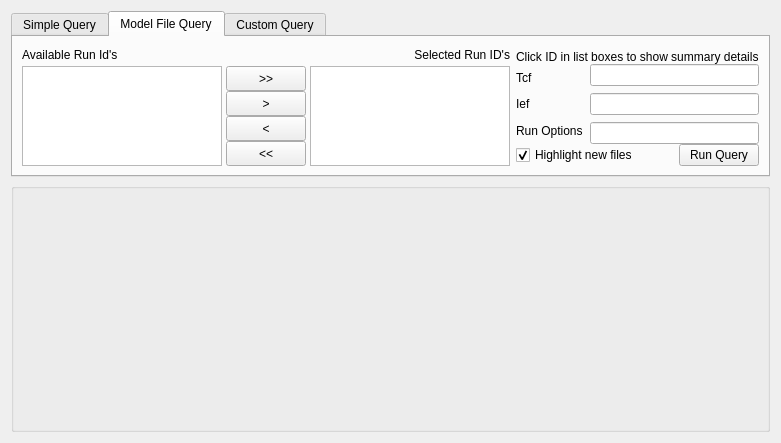
<?xml version="1.0" encoding="UTF-8"?>
<ui version="4.0">
 <class>QueryWidget</class>
 <widget class="QWidget" name="QueryWidget">
  <property name="geometry">
   <rect>
    <x>0</x>
    <y>0</y>
    <width>781</width>
    <height>443</height>
   </rect>
  </property>
  <property name="windowTitle">
   <string>Form</string>
  </property>
  <layout class="QVBoxLayout" name="verticalLayout">
   <item>
    <widget class="QTabWidget" name="queryTabWidget">
     <property name="sizePolicy">
      <sizepolicy hsizetype="Preferred" vsizetype="Preferred">
       <horstretch>0</horstretch>
       <verstretch>0</verstretch>
      </sizepolicy>
     </property>
     <property name="currentIndex">
      <number>1</number>
     </property>
     <widget class="QWidget" name="simpleQueryTab">
      <property name="sizePolicy">
       <sizepolicy hsizetype="Preferred" vsizetype="Preferred">
        <horstretch>0</horstretch>
        <verstretch>1</verstretch>
       </sizepolicy>
      </property>
      <attribute name="title">
       <string>Simple Query</string>
      </attribute>
      <layout class="QGridLayout" name="gridLayout">
       <item row="0" column="0">
        <layout class="QVBoxLayout" name="verticalLayout_4">
         <property name="spacing">
          <number>4</number>
         </property>
         <item>
          <layout class="QHBoxLayout" name="horizontalLayout_13">
           <property name="spacing">
            <number>1</number>
           </property>
           <item>
            <widget class="QLabel" name="label_2">
             <property name="minimumSize">
              <size>
               <width>170</width>
               <height>0</height>
              </size>
             </property>
             <property name="text">
              <string>Table</string>
             </property>
            </widget>
           </item>
           <item>
            <widget class="QComboBox" name="queryTableCbox">
             <property name="sizePolicy">
              <sizepolicy hsizetype="Expanding" vsizetype="Preferred">
               <horstretch>0</horstretch>
               <verstretch>0</verstretch>
              </sizepolicy>
             </property>
            </widget>
           </item>
          </layout>
         </item>
         <item>
          <layout class="QHBoxLayout" name="horizontalLayout_16">
           <item>
            <widget class="QLabel" name="label_4">
             <property name="minimumSize">
              <size>
               <width>165</width>
               <height>0</height>
              </size>
             </property>
             <property name="text">
              <string>Where modelfile/run options is</string>
             </property>
            </widget>
           </item>
           <item>
            <widget class="QLineEdit" name="queryModelTextbox">
             <property name="sizePolicy">
              <sizepolicy hsizetype="Expanding" vsizetype="Preferred">
               <horstretch>0</horstretch>
               <verstretch>0</verstretch>
              </sizepolicy>
             </property>
            </widget>
           </item>
          </layout>
         </item>
         <item>
          <layout class="QHBoxLayout" name="horizontalLayout_17">
           <item>
            <widget class="QLabel" name="label_6">
             <property name="minimumSize">
              <size>
               <width>165</width>
               <height>0</height>
              </size>
             </property>
             <property name="text">
              <string>Where subfile is</string>
             </property>
            </widget>
           </item>
           <item>
            <widget class="QLineEdit" name="queryFileTextbox">
             <property name="enabled">
              <bool>true</bool>
             </property>
             <property name="sizePolicy">
              <sizepolicy hsizetype="Expanding" vsizetype="Preferred">
               <horstretch>0</horstretch>
               <verstretch>0</verstretch>
              </sizepolicy>
             </property>
            </widget>
           </item>
          </layout>
         </item>
         <item>
          <layout class="QHBoxLayout" name="horizontalLayout_18">
           <item>
            <widget class="QPushButton" name="runSimpleQueryBut">
             <property name="sizePolicy">
              <sizepolicy hsizetype="Preferred" vsizetype="Preferred">
               <horstretch>0</horstretch>
               <verstretch>0</verstretch>
              </sizepolicy>
             </property>
             <property name="text">
              <string>Run Query</string>
             </property>
            </widget>
           </item>
           <item>
            <spacer name="horizontalSpacer">
             <property name="orientation">
              <enum>Qt::Horizontal</enum>
             </property>
             <property name="sizeHint" stdset="0">
              <size>
               <width>40</width>
               <height>20</height>
              </size>
             </property>
            </spacer>
           </item>
           <item>
            <widget class="QLabel" name="label_3">
             <property name="text">
              <string>Include % for wildcard (e.g. to match all 'xxv2.xx' use %v2%)</string>
             </property>
            </widget>
           </item>
          </layout>
         </item>
        </layout>
       </item>
       <item row="0" column="1">
        <layout class="QVBoxLayout" name="verticalLayout_5">
         <property name="spacing">
          <number>0</number>
         </property>
         <item>
          <widget class="QCheckBox" name="queryFilterRunCbox">
           <property name="sizePolicy">
            <sizepolicy hsizetype="Minimum" vsizetype="Preferred">
             <horstretch>0</horstretch>
             <verstretch>0</verstretch>
            </sizepolicy>
           </property>
           <property name="text">
            <string>Filter by Run ID</string>
           </property>
          </widget>
         </item>
         <item>
          <layout class="QHBoxLayout" name="horizontalLayout_2">
           <item>
            <widget class="QLabel" name="label_5">
             <property name="text">
              <string>Run ID</string>
             </property>
            </widget>
           </item>
           <item>
            <widget class="QSpinBox" name="queryRunIdSbox">
             <property name="enabled">
              <bool>false</bool>
             </property>
             <property name="sizePolicy">
              <sizepolicy hsizetype="Minimum" vsizetype="Preferred">
               <horstretch>0</horstretch>
               <verstretch>0</verstretch>
              </sizepolicy>
             </property>
             <property name="minimum">
              <number>1</number>
             </property>
             <property name="maximum">
              <number>9999999</number>
             </property>
            </widget>
           </item>
          </layout>
         </item>
         <item>
          <widget class="QCheckBox" name="queryFileCheck">
           <property name="sizePolicy">
            <sizepolicy hsizetype="Minimum" vsizetype="Preferred">
             <horstretch>0</horstretch>
             <verstretch>0</verstretch>
            </sizepolicy>
           </property>
           <property name="text">
            <string>Include subfiles</string>
           </property>
           <property name="checked">
            <bool>true</bool>
           </property>
          </widget>
         </item>
         <item>
          <widget class="QCheckBox" name="queryNewSubOnlyCheck">
           <property name="sizePolicy">
            <sizepolicy hsizetype="Minimum" vsizetype="Preferred">
             <horstretch>0</horstretch>
             <verstretch>0</verstretch>
            </sizepolicy>
           </property>
           <property name="text">
            <string>New subfiles only</string>
           </property>
          </widget>
         </item>
         <item>
          <widget class="QCheckBox" name="queryNewModelOnlyCheck">
           <property name="enabled">
            <bool>false</bool>
           </property>
           <property name="sizePolicy">
            <sizepolicy hsizetype="Preferred" vsizetype="Preferred">
             <horstretch>0</horstretch>
             <verstretch>0</verstretch>
            </sizepolicy>
           </property>
           <property name="text">
            <string>New modelfiles only</string>
           </property>
          </widget>
         </item>
        </layout>
       </item>
      </layout>
     </widget>
     <widget class="QWidget" name="FileSummaryTab">
      <attribute name="title">
       <string>Model File Query</string>
      </attribute>
      <layout class="QHBoxLayout" name="horizontalLayout_8">
       <item>
        <layout class="QVBoxLayout" name="verticalLayout_9" stretch="3,0">
         <property name="spacing">
          <number>4</number>
         </property>
         <property name="sizeConstraint">
          <enum>QLayout::SetNoConstraint</enum>
         </property>
         <item>
          <layout class="QHBoxLayout" name="horizontalLayout_15">
           <item>
            <widget class="QLabel" name="label_8">
             <property name="sizePolicy">
              <sizepolicy hsizetype="Preferred" vsizetype="Preferred">
               <horstretch>0</horstretch>
               <verstretch>0</verstretch>
              </sizepolicy>
             </property>
             <property name="text">
              <string>Available Run Id's</string>
             </property>
             <property name="alignment">
              <set>Qt::AlignBottom|Qt::AlignLeading|Qt::AlignLeft</set>
             </property>
            </widget>
           </item>
           <item>
            <widget class="QLabel" name="label_9">
             <property name="sizePolicy">
              <sizepolicy hsizetype="Preferred" vsizetype="Preferred">
               <horstretch>0</horstretch>
               <verstretch>0</verstretch>
              </sizepolicy>
             </property>
             <property name="text">
              <string>Selected Run ID's</string>
             </property>
             <property name="alignment">
              <set>Qt::AlignBottom|Qt::AlignRight|Qt::AlignTrailing</set>
             </property>
            </widget>
           </item>
          </layout>
         </item>
         <item>
          <layout class="QHBoxLayout" name="horizontalLayout_14">
           <item>
            <widget class="QListWidget" name="fileQueryAvailableList">
             <property name="sizePolicy">
              <sizepolicy hsizetype="Preferred" vsizetype="Ignored">
               <horstretch>0</horstretch>
               <verstretch>0</verstretch>
              </sizepolicy>
             </property>
             <property name="minimumSize">
              <size>
               <width>0</width>
               <height>100</height>
              </size>
             </property>
             <property name="selectionMode">
              <enum>QAbstractItemView::ExtendedSelection</enum>
             </property>
            </widget>
           </item>
           <item>
            <layout class="QVBoxLayout" name="verticalLayout_7">
             <property name="spacing">
              <number>0</number>
             </property>
             <property name="sizeConstraint">
              <enum>QLayout::SetNoConstraint</enum>
             </property>
             <item>
              <widget class="QPushButton" name="fileQueryAddAllBut">
               <property name="sizePolicy">
                <sizepolicy hsizetype="Preferred" vsizetype="Preferred">
                 <horstretch>0</horstretch>
                 <verstretch>0</verstretch>
                </sizepolicy>
               </property>
               <property name="toolTip">
                <string>Add all</string>
               </property>
               <property name="text">
                <string>&gt;&gt;</string>
               </property>
              </widget>
             </item>
             <item>
              <widget class="QPushButton" name="fileQueryAddSelectedBut">
               <property name="sizePolicy">
                <sizepolicy hsizetype="Preferred" vsizetype="Preferred">
                 <horstretch>0</horstretch>
                 <verstretch>0</verstretch>
                </sizepolicy>
               </property>
               <property name="toolTip">
                <string>Add selected</string>
               </property>
               <property name="text">
                <string>&gt;</string>
               </property>
              </widget>
             </item>
             <item>
              <widget class="QPushButton" name="fileQueryRemoveSelectedBut">
               <property name="sizePolicy">
                <sizepolicy hsizetype="Preferred" vsizetype="Preferred">
                 <horstretch>0</horstretch>
                 <verstretch>0</verstretch>
                </sizepolicy>
               </property>
               <property name="toolTip">
                <string>Remove selected</string>
               </property>
               <property name="text">
                <string>&lt;</string>
               </property>
              </widget>
             </item>
             <item>
              <widget class="QPushButton" name="fileQueryRemoveAllBut">
               <property name="sizePolicy">
                <sizepolicy hsizetype="Preferred" vsizetype="Preferred">
                 <horstretch>0</horstretch>
                 <verstretch>0</verstretch>
                </sizepolicy>
               </property>
               <property name="toolTip">
                <string>Remove all</string>
               </property>
               <property name="text">
                <string>&lt;&lt;</string>
               </property>
              </widget>
             </item>
            </layout>
           </item>
           <item>
            <widget class="QListWidget" name="fileQuerySelectedList">
             <property name="sizePolicy">
              <sizepolicy hsizetype="Preferred" vsizetype="Ignored">
               <horstretch>0</horstretch>
               <verstretch>0</verstretch>
              </sizepolicy>
             </property>
             <property name="minimumSize">
              <size>
               <width>0</width>
               <height>100</height>
              </size>
             </property>
             <property name="selectionMode">
              <enum>QAbstractItemView::ExtendedSelection</enum>
             </property>
            </widget>
           </item>
          </layout>
         </item>
        </layout>
       </item>
       <item>
        <layout class="QVBoxLayout" name="verticalLayout_11" stretch="7,0,0">
         <property name="spacing">
          <number>0</number>
         </property>
         <item>
          <widget class="QLabel" name="label_13">
           <property name="sizePolicy">
            <sizepolicy hsizetype="Expanding" vsizetype="Preferred">
             <horstretch>0</horstretch>
             <verstretch>0</verstretch>
            </sizepolicy>
           </property>
           <property name="text">
            <string>Click ID in list boxes to show summary details</string>
           </property>
           <property name="alignment">
            <set>Qt::AlignBottom|Qt::AlignLeading|Qt::AlignLeft</set>
           </property>
          </widget>
         </item>
         <item>
          <layout class="QHBoxLayout" name="horizontalLayout_4">
           <property name="spacing">
            <number>7</number>
           </property>
           <item>
            <layout class="QVBoxLayout" name="verticalLayout_10">
             <property name="spacing">
              <number>0</number>
             </property>
             <item>
              <widget class="QLabel" name="label_10">
               <property name="text">
                <string>Tcf</string>
               </property>
              </widget>
             </item>
             <item>
              <widget class="QLabel" name="label_11">
               <property name="text">
                <string>Ief</string>
               </property>
              </widget>
             </item>
             <item>
              <widget class="QLabel" name="label_12">
               <property name="text">
                <string>Run Options</string>
               </property>
              </widget>
             </item>
            </layout>
           </item>
           <item>
            <layout class="QVBoxLayout" name="verticalLayout_13">
             <item>
              <widget class="QLineEdit" name="fileQueryTcfLine">
               <property name="sizePolicy">
                <sizepolicy hsizetype="Expanding" vsizetype="Preferred">
                 <horstretch>0</horstretch>
                 <verstretch>0</verstretch>
                </sizepolicy>
               </property>
              </widget>
             </item>
             <item>
              <widget class="QLineEdit" name="fileQueryIefLine">
               <property name="sizePolicy">
                <sizepolicy hsizetype="Expanding" vsizetype="Preferred">
                 <horstretch>0</horstretch>
                 <verstretch>0</verstretch>
                </sizepolicy>
               </property>
              </widget>
             </item>
             <item>
              <widget class="QLineEdit" name="fileQueryRunOptionsLine">
               <property name="sizePolicy">
                <sizepolicy hsizetype="Expanding" vsizetype="Preferred">
                 <horstretch>0</horstretch>
                 <verstretch>0</verstretch>
                </sizepolicy>
               </property>
              </widget>
             </item>
            </layout>
           </item>
          </layout>
         </item>
         <item>
          <layout class="QHBoxLayout" name="horizontalLayout_3">
           <item>
            <widget class="QCheckBox" name="queryFilesHighlightCbox">
             <property name="sizePolicy">
              <sizepolicy hsizetype="Expanding" vsizetype="Preferred">
               <horstretch>0</horstretch>
               <verstretch>0</verstretch>
              </sizepolicy>
             </property>
             <property name="text">
              <string>Highlight new files</string>
             </property>
             <property name="checked">
              <bool>true</bool>
             </property>
            </widget>
           </item>
           <item>
            <widget class="QPushButton" name="fileQueryRunBut">
             <property name="sizePolicy">
              <sizepolicy hsizetype="Preferred" vsizetype="Preferred">
               <horstretch>0</horstretch>
               <verstretch>0</verstretch>
              </sizepolicy>
             </property>
             <property name="text">
              <string>Run Query</string>
             </property>
            </widget>
           </item>
          </layout>
         </item>
        </layout>
       </item>
      </layout>
     </widget>
     <widget class="QWidget" name="complexQueryTab">
      <attribute name="title">
       <string>Custom Query</string>
      </attribute>
      <layout class="QHBoxLayout" name="horizontalLayout">
       <item>
        <layout class="QVBoxLayout" name="editorLayout">
         <property name="spacing">
          <number>0</number>
         </property>
        </layout>
       </item>
       <item>
        <widget class="QListWidget" name="complexScriptList">
         <property name="sizePolicy">
          <sizepolicy hsizetype="Preferred" vsizetype="Ignored">
           <horstretch>0</horstretch>
           <verstretch>0</verstretch>
          </sizepolicy>
         </property>
         <property name="minimumSize">
          <size>
           <width>0</width>
           <height>100</height>
          </size>
         </property>
        </widget>
       </item>
       <item>
        <layout class="QVBoxLayout" name="verticalLayout_2">
         <property name="spacing">
          <number>2</number>
         </property>
         <item>
          <widget class="QPushButton" name="newQueryScriptBut">
           <property name="sizePolicy">
            <sizepolicy hsizetype="Preferred" vsizetype="Preferred">
             <horstretch>0</horstretch>
             <verstretch>0</verstretch>
            </sizepolicy>
           </property>
           <property name="text">
            <string>New Script</string>
           </property>
          </widget>
         </item>
         <item>
          <widget class="QPushButton" name="saveQueryScriptBut">
           <property name="sizePolicy">
            <sizepolicy hsizetype="Preferred" vsizetype="Preferred">
             <horstretch>0</horstretch>
             <verstretch>0</verstretch>
            </sizepolicy>
           </property>
           <property name="text">
            <string>Save Script</string>
           </property>
          </widget>
         </item>
         <item>
          <widget class="QPushButton" name="saveAsQueryScriptBut">
           <property name="sizePolicy">
            <sizepolicy hsizetype="Preferred" vsizetype="Preferred">
             <horstretch>0</horstretch>
             <verstretch>0</verstretch>
            </sizepolicy>
           </property>
           <property name="text">
            <string>Save As Script</string>
           </property>
          </widget>
         </item>
         <item>
          <widget class="QPushButton" name="loadQueryScriptBut">
           <property name="sizePolicy">
            <sizepolicy hsizetype="Preferred" vsizetype="Preferred">
             <horstretch>0</horstretch>
             <verstretch>0</verstretch>
            </sizepolicy>
           </property>
           <property name="text">
            <string>Load Script</string>
           </property>
          </widget>
         </item>
         <item>
          <widget class="QPushButton" name="runComplexQueryBut">
           <property name="sizePolicy">
            <sizepolicy hsizetype="Preferred" vsizetype="Preferred">
             <horstretch>0</horstretch>
             <verstretch>0</verstretch>
            </sizepolicy>
           </property>
           <property name="text">
            <string>Run Query</string>
           </property>
          </widget>
         </item>
        </layout>
       </item>
      </layout>
     </widget>
    </widget>
   </item>
   <item>
    <widget class="QGroupBox" name="tableQueryGroup">
     <property name="sizePolicy">
      <sizepolicy hsizetype="Expanding" vsizetype="Expanding">
       <horstretch>0</horstretch>
       <verstretch>0</verstretch>
      </sizepolicy>
     </property>
     <property name="title">
      <string/>
     </property>
     <layout class="QVBoxLayout" name="verticalLayout_8"/>
    </widget>
   </item>
  </layout>
 </widget>
 <resources/>
 <connections>
  <connection>
   <sender>queryFilterRunCbox</sender>
   <signal>toggled(bool)</signal>
   <receiver>queryRunIdSbox</receiver>
   <slot>setEnabled(bool)</slot>
   <hints>
    <hint type="sourcelabel">
     <x>660</x>
     <y>52</y>
    </hint>
    <hint type="destinationlabel">
     <x>682</x>
     <y>78</y>
    </hint>
   </hints>
  </connection>
 </connections>
</ui>
